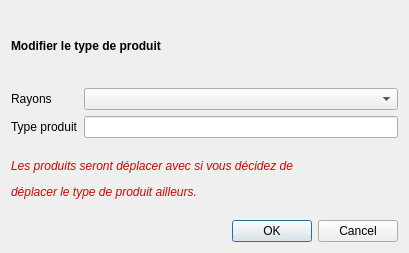
<?xml version="1.0" encoding="UTF-8"?>
<ui version="4.0">
 <class>DialogModifierTypeProduits</class>
 <widget class="QDialog" name="DialogModifierTypeProduits">
  <property name="geometry">
   <rect>
    <x>0</x>
    <y>0</y>
    <width>409</width>
    <height>253</height>
   </rect>
  </property>
  <property name="windowTitle">
   <string>Dialog</string>
  </property>
  <layout class="QGridLayout" name="gridLayout">
   <item row="0" column="0" colspan="2">
    <widget class="QLabel" name="label">
     <property name="text">
      <string>&lt;html&gt;&lt;head/&gt;&lt;body&gt;&lt;p&gt;&lt;span style=&quot; font-weight:600;&quot;&gt;Modifier le type de produit&lt;/span&gt;&lt;/p&gt;&lt;/body&gt;&lt;/html&gt;</string>
     </property>
    </widget>
   </item>
   <item row="1" column="0">
    <widget class="QLabel" name="label_2">
     <property name="text">
      <string>Rayons</string>
     </property>
    </widget>
   </item>
   <item row="1" column="1">
    <widget class="QComboBox" name="comboBoxDeplacerTypeProduit"/>
   </item>
   <item row="2" column="0">
    <widget class="QLabel" name="label_3">
     <property name="text">
      <string>Type produit</string>
     </property>
    </widget>
   </item>
   <item row="2" column="1">
    <widget class="QLineEdit" name="lineEditModifTextTypeProduit"/>
   </item>
   <item row="3" column="0" colspan="2">
    <widget class="QLabel" name="label_4">
     <property name="text">
      <string>&lt;html&gt;&lt;head/&gt;&lt;body&gt;&lt;p&gt;&lt;span style=&quot; font-style:italic; color:#d00606;&quot;&gt;Les produits seront déplacer avec si vous décidez de &lt;/span&gt;&lt;/p&gt;&lt;p&gt;&lt;span style=&quot; font-style:italic; color:#d00606;&quot;&gt;déplacer le type de produit ailleurs.&lt;/span&gt;&lt;/p&gt;&lt;/body&gt;&lt;/html&gt;</string>
     </property>
    </widget>
   </item>
   <item row="4" column="0" colspan="2">
    <widget class="QDialogButtonBox" name="buttonBox">
     <property name="orientation">
      <enum>Qt::Horizontal</enum>
     </property>
     <property name="standardButtons">
      <set>QDialogButtonBox::Cancel|QDialogButtonBox::Ok</set>
     </property>
    </widget>
   </item>
  </layout>
 </widget>
 <resources/>
 <connections>
  <connection>
   <sender>buttonBox</sender>
   <signal>accepted()</signal>
   <receiver>DialogModifierTypeProduits</receiver>
   <slot>accept()</slot>
   <hints>
    <hint type="sourcelabel">
     <x>248</x>
     <y>254</y>
    </hint>
    <hint type="destinationlabel">
     <x>157</x>
     <y>274</y>
    </hint>
   </hints>
  </connection>
  <connection>
   <sender>buttonBox</sender>
   <signal>rejected()</signal>
   <receiver>DialogModifierTypeProduits</receiver>
   <slot>reject()</slot>
   <hints>
    <hint type="sourcelabel">
     <x>316</x>
     <y>260</y>
    </hint>
    <hint type="destinationlabel">
     <x>286</x>
     <y>274</y>
    </hint>
   </hints>
  </connection>
 </connections>
</ui>
